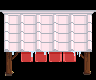

A 2D game scene composited from a Tiled map and its tileset images. What follows is a short description and the map's XML, with every tile layer's data as written:
An orthogonal 6x5 tile map with 16x16 px tiles, 1 tile layer (AlwaysFront).

<map version="1.10" tiledversion="1.11.2" orientation="orthogonal" renderorder="right-down" compressionlevel="0" width="6" height="5" tilewidth="16" tileheight="16" infinite="0" nextlayerid="8" nextobjectid="1">
 <tileset firstgid="1" source="master_canopies.tsx" /><layer id="5" name="AlwaysFront" width="6" height="5">
  <data encoding="csv">
49,50,51,52,53,54,
103,104,105,106,107,108,
157,158,159,160,161,162,
211,212,213,214,215,216,
265,266,267,0,269,270
</data>
 </layer>
</map>
